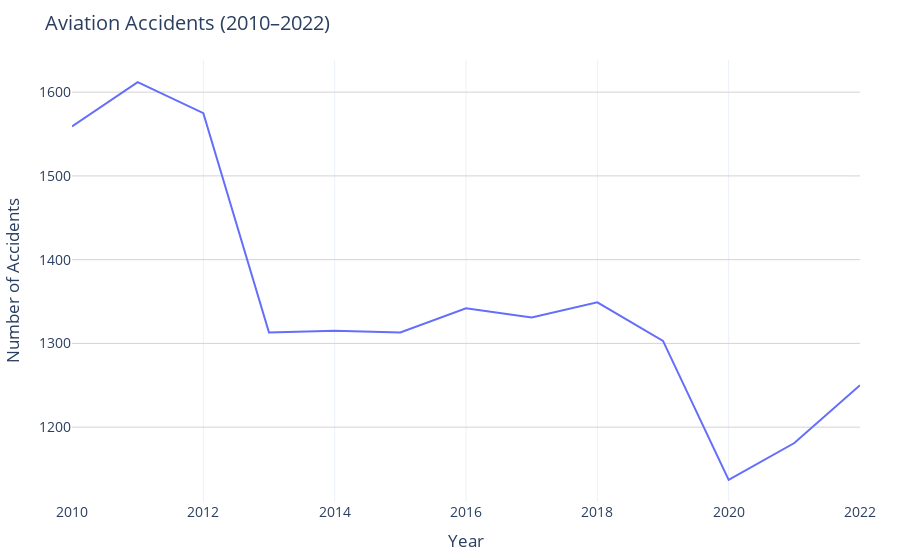

Notebook source saved alongside this figure:
### Code cell
recent_years = us_data[(us_data['event_year'] >= 2010) & (us_data['event_year'] <= 2022)]

recent_counts = recent_years['event_year'].value_counts().sort_index()
fig = px.line(x=recent_counts.index, y=recent_counts.values,
              labels={'x': 'Year', 'y': 'Number of Accidents'},
              title='Aviation Accidents (2010–2022)')
fig.update_layout(
    template='plotly_white',
    title_font_size=20,
    font=dict(size=14),
    yaxis_gridcolor='lightgrey',
    margin=dict(t=60, b=40, l=50, r=40)
)
fig.show()

### Figure 1 — Plotly figure (JSON) as saved in the notebook; plotly's stock layout.template omitted (floating-point values rounded to 4 significant figures)
{"data": [{"hovertemplate": "Year=%{x}<br>Number of Accidents=%{y}<extra></extra>", "legendgroup": "", "line": {"color": "#636efa", "dash": "solid"}, "marker": {"symbol": "circle"}, "mode": "lines", "name": "", "orientation": "v", "showlegend": false, "type": "scatter", "x": [2010, 2011, 2012, 2013, 2014, 2015, 2016, 2017, 2018, 2019, 2020, 2021, 2022], "xaxis": "x", "y": [1559, 1612, 1575, 1313, 1315, 1313, 1342, 1331, 1349, 1303, 1137, 1181, 1250], "yaxis": "y"}], "layout": {"font": {"size": 14}, "legend": {"tracegroupgap": 0}, "margin": {"b": 40, "l": 50, "r": 40, "t": 60}, "title": {"font": {"size": 20}, "text": "Aviation Accidents (2010–2022)"}, "xaxis": {"anchor": "y", "domain": [0, 1], "title": {"text": "Year"}}, "yaxis": {"anchor": "x", "domain": [0, 1], "gridcolor": "lightgrey", "title": {"text": "Number of Accidents"}}}}
